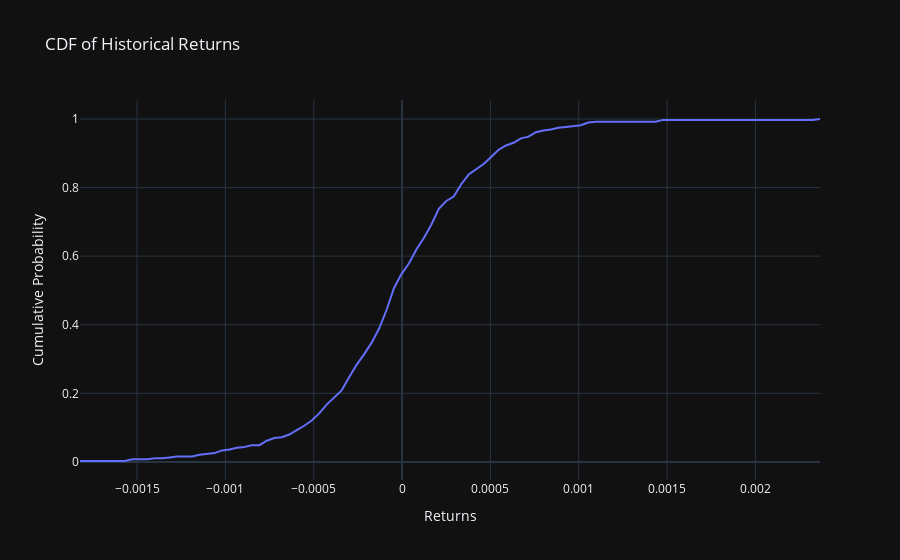

Notebook code cell kept with this figure:
### Code cell
# Display the CDF of the returns
fig_cdf = go.Figure()

# Create the CDF of the historical returns
hist, bins = np.histogram(returns, bins=100, density=True)
cdf = np.cumsum(hist) * np.diff(bins)
fig_cdf.add_trace(go.Scatter(x=bins[1:], y=cdf, mode='lines', name='Historical Returns'))                          

fig_cdf.update_layout(
    title='CDF of Historical Returns',
    xaxis_title='Returns',
    yaxis_title='Cumulative Probability',
    template='plotly_dark'  # Using a dark theme for better visibility
)

fig_cdf.show()
